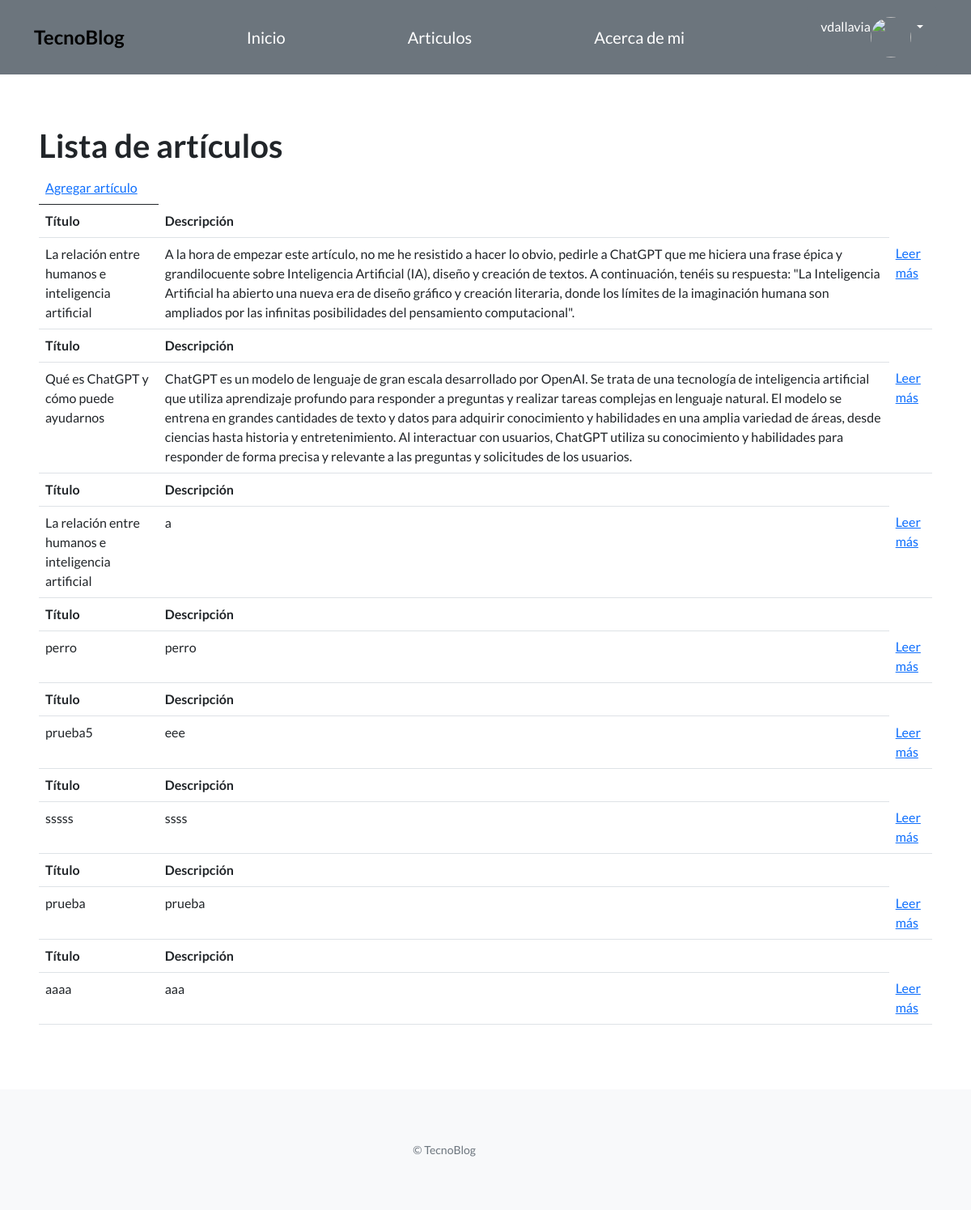
/articulos/ (signed in), run on an earlier commit of the app's database.
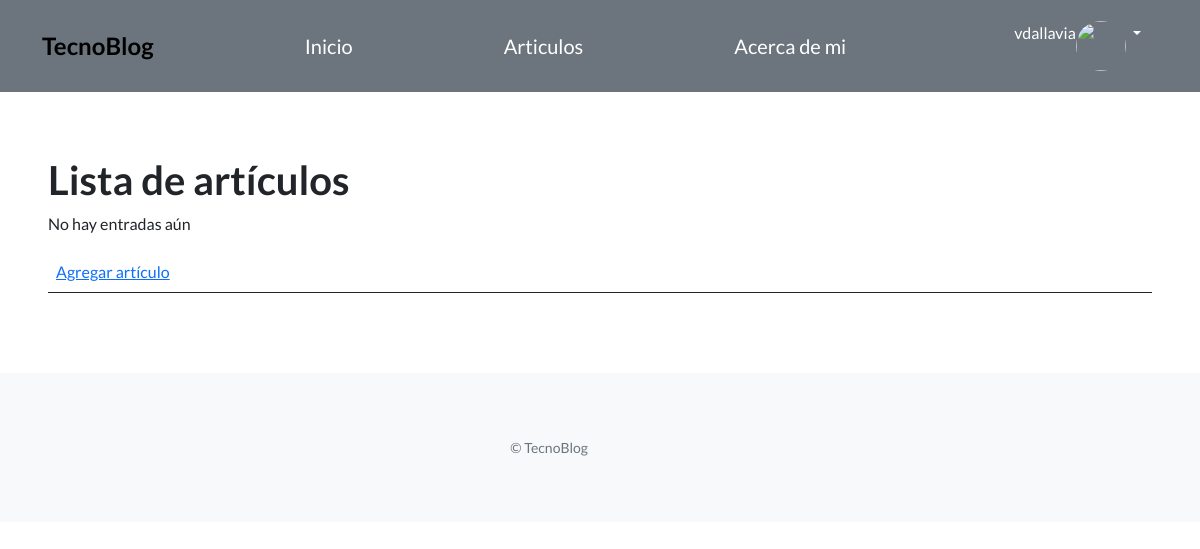
And on a later commit of the database.
### TecnoBlog_App/models.py (models this page shows, shortened)
class Articulo(models.Model):
    titulo = models.CharField(max_length=200)
    subtitulo = models.CharField(max_length=200)
    cuerpo = models.TextField()
    autor = models.CharField(max_length=64)
    fecha = models.DateField()
    imagen = models.ImageField(upload_to='imagenes/', null=True, blank=True)
    descripcion = models.TextField()
    creador = models.ForeignKey(User, on_delete=models.CASCADE, null=True)

### TecnoBlog_App/views.py (the view)
# urls.py: path("articulos/", listar_articulos, name="listar_articulos"),
def listar_articulos(request):
    contexto = {
        "articulos": Articulo.objects.all()
    }
    http_response=render(
        request=request,
        template_name="TecnoBlog_App/lista_articulos.html",
        context=contexto,
    )
    return http_response

### TecnoBlog_App/templates/TecnoBlog_App/lista_articulos.html
{% extends "TecnoBlog_App/base.html" %}
{% block contenido %}
<section>
  <div>
    <h1>Lista de artículos</h1>
      <table class="table">
        {% if user.is_authenticated %}
          <td>
            <a href="{% url 'crear_articulo' %}">Agregar artículo</a>
          </td>
        {% endif %}
        <tbody>
          <tr>
            {% if articulos|length == 0 %}
            <p>No hay entradas aún</p>
            {% endif %}
          </tr>
          {% for articulo in articulos %}
          <tr>
            <th>Título</th>
            <th>Descripción</th>
          </tr>
            <tr>
              <td>{{ articulo.titulo }}</td>
              <td>{{ articulo.descripcion }}</td>
              <td>
                <a href="{% url 'detallar_articulo' id=articulo.id %}">Leer más</a>
              </td>
            </tr>
          {% endfor %}
        </tbody>
      </table>
  </div>
</section>
{% endblock contenido %}

### TecnoBlog_App/templates/TecnoBlog_App/base.html (shortened to what this page needs)
{% load static %}
<!DOCTYPE html>
<html lang="en">
<head>
    <link href="https://cdn.jsdelivr.net/npm/bootstrap-icons@1.5.0/font/bootstrap-icons.css" rel="stylesheet" type="text/css" />
    <link href="{% static 'css/styles.css' %}" rel="stylesheet" />
</head>
<body>
    <nav class="navbar navbar-light static-top tecnoblog" style="background-color: var(--bs-gray);">
        <div class="container">
            <p class="navbar-brand mb-0 text-black fw-bold" style="font-size: 1.5rem;">TecnoBlog</p>
            <a class="navbar-brand text-white" href="{% url 'inicio' %}">Inicio</a>
            <a class="navbar-brand text-white" href="{% url 'listar_articulos' %}">Articulos</a>
            <a class="navbar-brand text-white" href="{% url 'acerca_de_mi' %}">Acerca de mi</a>
            {% if user.is_authenticated %}
            <div class="dropdown">
                <button class="btn btn-secondary dropdown-toggle" type="button" id="dropdownMenuButton1" data-bs-toggle="dropdown" aria-expanded="false">
                    <div style="display: inline-flex;">
                        <span>{{ user.username }}</span>
                        <img src="{{ user.avatar.imagen.url }}" alt="" class="avatar-img">
                    </div>
                </button>
            </div>
            {% else %}
            <a class="btn btn-light" href="{% url 'login' %}">Iniciar sesión</a>
            <a class="btn btn-success" href="{% url 'registro' %}">Registrarme</a>
            {% endif %}
        </div>
    </nav>
    <section style="padding: 4rem 3rem;">
        {% block contenido %}{% endblock contenido %}
    </section>
    <footer class="footer bg-light">
        <div class="container">
            <div class="row">
                <div class="col-lg-6 h-100 text-center text-lg-start my-auto">
                    <p class="text-muted small mb-4 mb-lg-0 text-end">&copy; TecnoBlog</p>
                </div>
            </div>
        </div>
    </footer>
</body>
</html>

What changed in the data, as far as the page shows it:
removed Articulo: titulo "La relación entre humanos e inteligencia artificial", descripcion "A la hora de empezar este artículo, no me he resistido a hacer lo obvio, pedirle a ChatGPT que me hiciera una frase épica y grandilocuente sobre Inteligencia Artificial (IA), diseño y creación de textos. A continuación, tenéis su respuesta: \"La Inteligencia Artificial ha abierto una nueva era de diseño gráfico y creación literaria, donde los límites de la imaginación humana son ampliados por las infinitas posibilidades del pensamiento computacional\"."
removed Articulo: titulo "Qué es ChatGPT y cómo puede ayudarnos", descripcion "ChatGPT es un modelo de lenguaje de gran escala desarrollado por OpenAI. Se trata de una tecnología de inteligencia artificial que utiliza aprendizaje profundo para responder a preguntas y realizar tareas complejas en lenguaje natural. El modelo se entrena en grandes cantidades de texto y datos para adquirir conocimiento y habilidades en una amplia variedad de áreas, desde ciencias hasta historia y entretenimiento. Al interactuar con usuarios, ChatGPT utiliza su conocimiento y habilidades para responder de forma precisa y relevante a las preguntas y solicitudes de los usuarios."
removed Articulo: titulo "La relación entre humanos e inteligencia artificial", descripcion "a"
removed Articulo: titulo "perro", descripcion "perro"
removed Articulo: titulo "prueba5", descripcion "eee"
removed Articulo: titulo "sssss", descripcion "ssss"
removed Articulo: titulo "prueba", descripcion "prueba"
removed Articulo: titulo "aaaa", descripcion "aaa"
Also different on the page:
text now shown: "No hay entradas aún"
